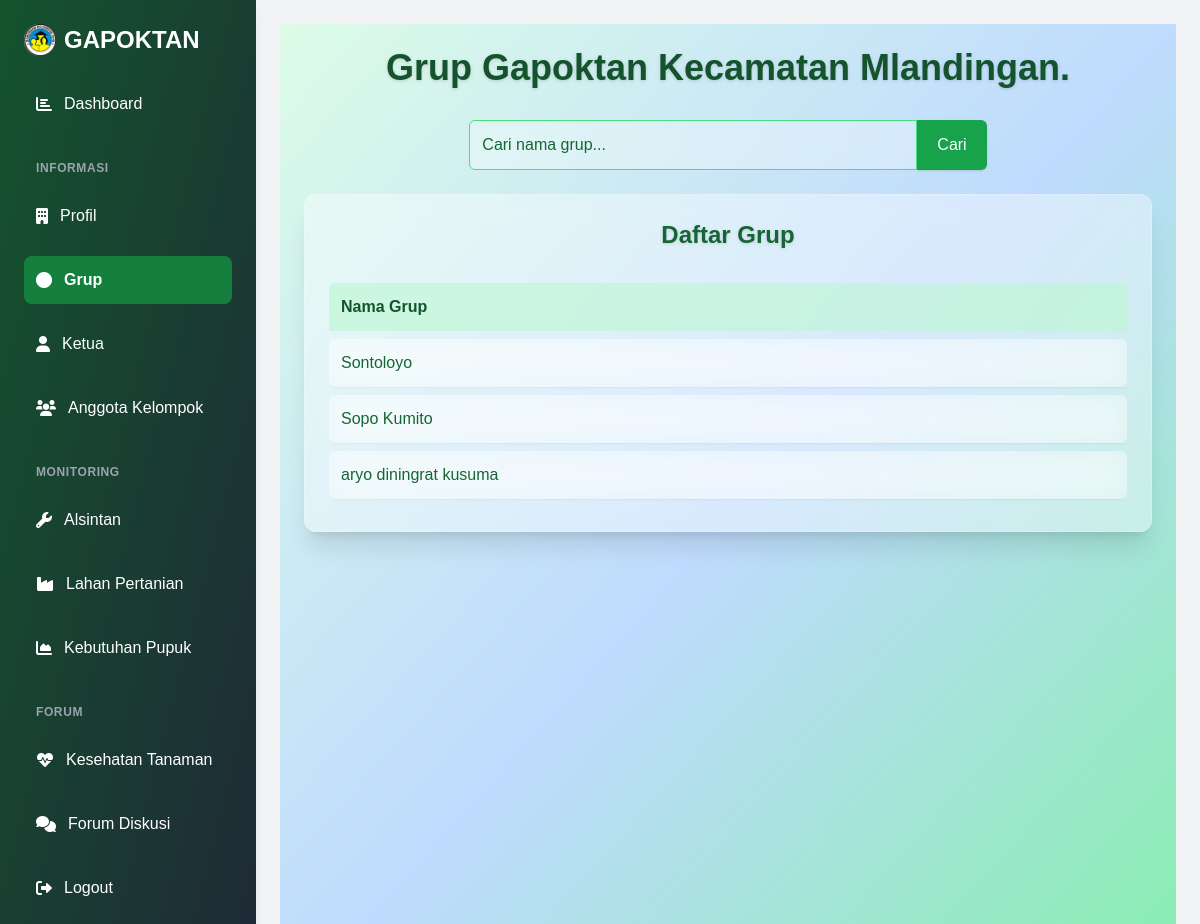
Page /grup on the committed database.
### administrator/models.py (models this page shows, shortened)
class Grup(models.Model):
    nama = models.CharField(max_length=100, unique=True)
    aktif = models.BooleanField(default=True)
    slug = models.SlugField(max_length=200, null=True,blank=True, unique=True)
    class Meta:
        verbose_name_plural ="Data Grup"

### petani/views.py (the view)
# urls.py: path('grup', views.grup, name='grup'),
def grup(request):
    query = request.GET.get('q')
    if query:
        query_grup = Grup.objects.filter(Q(nama__icontains=query)).order_by('-id')
    else:
        query_grup = Grup.objects.order_by('-id')
    context = {
        "judul": "Halaman grup",
        "menu":"grup",
        'grup': query_grup,
    }
    return render(request, 'grup.html', context)

### petani/templates/grup.html (shortened to what this page needs)
{% extends "base.html" %}
{% load static %}
{% block content %}
<div class="min-h-screen bg-gradient-to-br from-green-100 via-blue-200 to-green-300 p-6">
    <header class="mb-8 text-center">
        <h1 class="text-4xl font-extrabold text-green-900 drop-shadow">Grup Gapoktan Kecamatan Mlandingan.</h1>
    </header>
    <form method="get" action="" class="mb-6 flex justify-center">
        <input type="text" name="q" placeholder="Cari nama grup..."
            value="{{ request.GET.q }}"
            class="p-3 border border-green-400 rounded-l-md w-full max-w-md focus:outline-none focus:ring-2 focus:ring-green-500 bg-white/30 backdrop-blur-md text-green-900 placeholder-green-800">
        <button type="submit" class="bg-green-600 text-white px-5 rounded-r-md hover:bg-green-700 transition shadow">Cari</button>
    </form>
    <div class="backdrop-blur-md bg-white/40 rounded-xl shadow-xl p-6 border border-white/20 max-w-4xl mx-auto">
        <h2 class="text-2xl font-bold mb-6 text-center text-green-800 drop-shadow">Daftar Grup</h2>
        <div class="overflow-x-auto">
            <table class="w-full text-left table-auto border-separate border-spacing-y-2">
                <thead>
                    <tr class="bg-green-200/60 text-green-900">
                        <th class="p-3 rounded-t-md">Nama Grup</th>
                    </tr>
                </thead>
                {% for row in grup %}
                <tbody>
                    <tr class="hover:bg-green-100/50 transition backdrop-blur-md bg-white/30">
                        <td class="p-3 rounded-md text-green-800 font-medium shadow-sm">{{ row.nama }}</td>
                    </tr>
                </tbody>
                {% empty %}
                <tbody>
                    <tr>
                        <td class="p-3 text-center text-red-600 italic">Data tidak ditemukan.</td>
                    </tr>
                </tbody>
                {% endfor %}
            </table>
        </div>
    </div>
</div>
{% endblock content %}

### rows in the picture
Grup: nama "Sontoloyo"
Grup: nama "Sopo Kumito"
Grup: nama "aryo diningrat kusuma"
